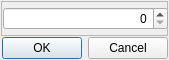
<?xml version="1.0" encoding="UTF-8"?>
<ui version="4.0">
 <class>Set_Proposed_Number_Dialog</class>
 <widget class="QDialog" name="Set_Proposed_Number_Dialog">
  <property name="geometry">
   <rect>
    <x>0</x>
    <y>0</y>
    <width>169</width>
    <height>60</height>
   </rect>
  </property>
  <property name="sizePolicy">
   <sizepolicy hsizetype="Fixed" vsizetype="Fixed">
    <horstretch>0</horstretch>
    <verstretch>0</verstretch>
   </sizepolicy>
  </property>
  <property name="minimumSize">
   <size>
    <width>169</width>
    <height>60</height>
   </size>
  </property>
  <property name="maximumSize">
   <size>
    <width>170</width>
    <height>60</height>
   </size>
  </property>
  <property name="windowTitle">
   <string/>
  </property>
  <property name="windowIcon">
   <iconset resource="../../Z-Hub/resources.qrc">
    <normaloff>:/icons/z-icon.ico</normaloff>:/icons/z-icon.ico</iconset>
  </property>
  <layout class="QVBoxLayout" name="verticalLayout">
   <property name="spacing">
    <number>1</number>
   </property>
   <property name="leftMargin">
    <number>1</number>
   </property>
   <property name="topMargin">
    <number>1</number>
   </property>
   <property name="rightMargin">
    <number>1</number>
   </property>
   <property name="bottomMargin">
    <number>1</number>
   </property>
   <item>
    <widget class="QFrame" name="frame">
     <property name="sizePolicy">
      <sizepolicy hsizetype="Preferred" vsizetype="Minimum">
       <horstretch>0</horstretch>
       <verstretch>0</verstretch>
      </sizepolicy>
     </property>
     <property name="frameShape">
      <enum>QFrame::StyledPanel</enum>
     </property>
     <property name="frameShadow">
      <enum>QFrame::Raised</enum>
     </property>
     <layout class="QHBoxLayout" name="horizontalLayout">
      <property name="spacing">
       <number>1</number>
      </property>
      <property name="leftMargin">
       <number>1</number>
      </property>
      <property name="topMargin">
       <number>1</number>
      </property>
      <property name="rightMargin">
       <number>1</number>
      </property>
      <property name="bottomMargin">
       <number>1</number>
      </property>
      <item>
       <widget class="QSpinBox" name="spinBox">
        <property name="minimumSize">
         <size>
          <width>165</width>
          <height>0</height>
         </size>
        </property>
        <property name="alignment">
         <set>Qt::AlignRight|Qt::AlignTrailing|Qt::AlignVCenter</set>
        </property>
        <property name="minimum">
         <number>0</number>
        </property>
        <property name="maximum">
         <number>65535</number>
        </property>
        <property name="value">
         <number>0</number>
        </property>
       </widget>
      </item>
     </layout>
    </widget>
   </item>
   <item>
    <widget class="QDialogButtonBox" name="buttonBox">
     <property name="orientation">
      <enum>Qt::Horizontal</enum>
     </property>
     <property name="standardButtons">
      <set>QDialogButtonBox::Cancel|QDialogButtonBox::Ok</set>
     </property>
    </widget>
   </item>
  </layout>
 </widget>
 <resources>
  <include location="../../Z-Hub/resources.qrc"/>
 </resources>
 <connections>
  <connection>
   <sender>buttonBox</sender>
   <signal>accepted()</signal>
   <receiver>Set_Proposed_Number_Dialog</receiver>
   <slot>accept()</slot>
   <hints>
    <hint type="sourcelabel">
     <x>248</x>
     <y>254</y>
    </hint>
    <hint type="destinationlabel">
     <x>157</x>
     <y>274</y>
    </hint>
   </hints>
  </connection>
  <connection>
   <sender>buttonBox</sender>
   <signal>rejected()</signal>
   <receiver>Set_Proposed_Number_Dialog</receiver>
   <slot>reject()</slot>
   <hints>
    <hint type="sourcelabel">
     <x>316</x>
     <y>260</y>
    </hint>
    <hint type="destinationlabel">
     <x>286</x>
     <y>274</y>
    </hint>
   </hints>
  </connection>
 </connections>
</ui>
